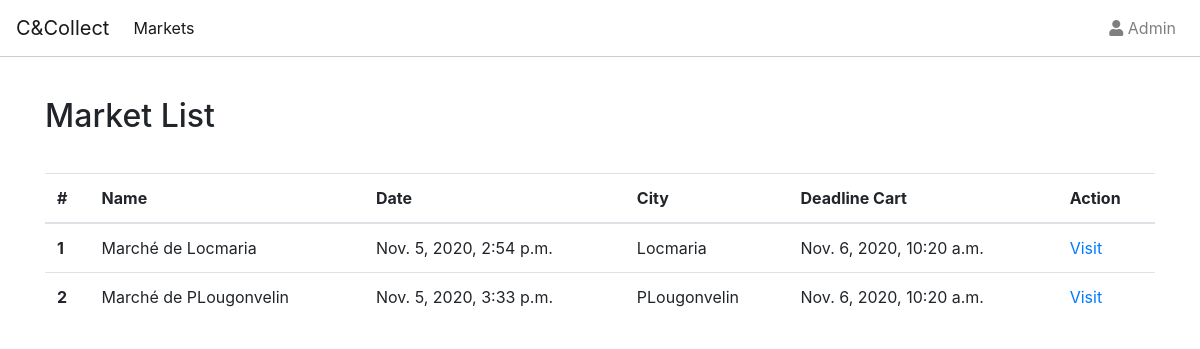
Before: / with the older database file.
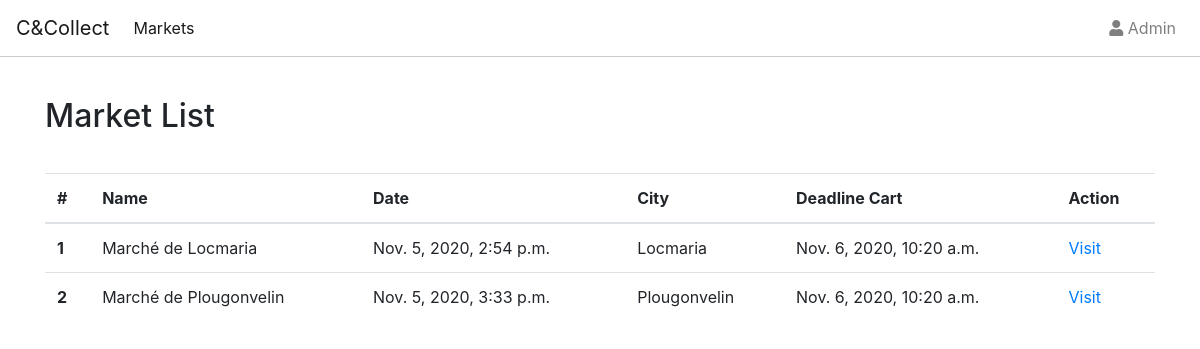
After: the same page with the newer database file.
### stock/models.py (models this page shows, shortened)
class Market(models.Model):
    name = models.CharField(max_length=200)
    city = models.CharField(max_length=200)
    deadline_cart = models.DateTimeField()
    date_market = models.DateTimeField()

### bucket/views.py (the view)
# urls.py: path('', MarketListView.as_view(),name="market_list"),
class MarketListView(ListView):
    model = Market

### templates/stock/market_list.html
{% extends 'base.html' %}
{% block content %}
    <h2>Market List</h2>
    <div>
    <table class="table">
      <thead>
        <tr>
          <th scope="col">#</th>
          <th scope="col">Name</th>
          <th scope="col">Date</th>
          <th scope="col">City</th>
          <th scope="col">Deadline Cart</th>
          <th scope="col">Action</th>
        </tr>
      </thead>
      <tbody>
        {% for object in object_list %}
        <tr>
          <th scope="row">{{object.id}}</th>
          <td>{{object.name}}</td>
          <td>{{object.date_market}}</td>
          <td>{{object.city}}</td>
          <td>{{object.deadline_cart}}</td>
          <td><a href="{% url 'item_create' market_pk=object.pk  %}">Visit</a></td>
        </tr>
        {% endfor %}
      </tbody>
    </table>
    </div>
    {% endblock %}

Changed rows visible on the page:
changed Market id 2: name "Marché de PLougonvelin" → "Marché de Plougonvelin"; city "PLougonvelin" → "Plougonvelin"
